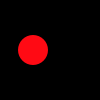
Frame 1 (no input)
Frame 60 (the mouse pressed at the canvas centre just before this capture): identical to frame 1, image omitted
Frame 120 (the mouse held since frame 60 and released just before this capture): identical to frame 1, image omitted

The Processing sketch that drew this single still picture (run headless with seeded random() and noise(); from frame 60 on, the mouse is pressed at the canvas centre):

// Processing sketch: Spot_Version5_0
// ── Spot_Version5_0.pde
Spot sp;

void setup()
{
  size (100,100);
  noStroke();
  sp = new Spot(33, 50, 30);
}

void draw()
{
  background(0);
  sp.colour(255,10,20);
  sp.display();
}


// ── Spot.pde
class Spot{
  float xCoord, yCoord;
  float diameter;
  int red, green, blue;
  
  Spot()
  {
  }
  
 Spot(float xPos, float yPos, float diamtr)
 {
    xCoord = xPos;
    yCoord = yPos;
    diameter = diamtr;
  }
  
  void display()
  {
    ellipse(xCoord, yCoord, diameter, diameter);
  }
  
  void colour(int redVal, int greenVal, int blueVal)
  {
    red = redVal;
    green = greenVal;
    blue = blueVal;
    fill (red, green, blue);
  }
}
